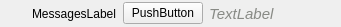
<?xml version="1.0" encoding="UTF-8"?>
<ui version="4.0">
 <class>StatusButtonMessageWidget</class>
 <widget class="QWidget" name="StatusButtonMessageWidget">
  <property name="geometry">
   <rect>
    <x>0</x>
    <y>0</y>
    <width>341</width>
    <height>27</height>
   </rect>
  </property>
  <property name="windowTitle">
   <string>Form</string>
  </property>
  <layout class="QVBoxLayout" name="verticalLayout">
   <property name="leftMargin">
    <number>0</number>
   </property>
   <property name="topMargin">
    <number>0</number>
   </property>
   <property name="rightMargin">
    <number>0</number>
   </property>
   <property name="bottomMargin">
    <number>0</number>
   </property>
   <item>
    <layout class="QHBoxLayout" name="horizontalLayout" stretch="0,0,0,0,0,1">
     <item>
      <spacer name="horizontalSpacer">
       <property name="orientation">
        <enum>Qt::Horizontal</enum>
       </property>
       <property name="sizeType">
        <enum>QSizePolicy::Fixed</enum>
       </property>
       <property name="sizeHint" stdset="0">
        <size>
         <width>10</width>
         <height>1</height>
        </size>
       </property>
      </spacer>
     </item>
     <item>
      <widget class="openfluid::ui::common::StatusIconLabel" name="StatusIconLabel">
       <property name="sizePolicy">
        <sizepolicy hsizetype="Maximum" vsizetype="Maximum">
         <horstretch>16</horstretch>
         <verstretch>16</verstretch>
        </sizepolicy>
       </property>
       <property name="minimumSize">
        <size>
         <width>16</width>
         <height>16</height>
        </size>
       </property>
       <property name="text">
        <string notr="true"/>
       </property>
      </widget>
     </item>
     <item>
      <widget class="QLabel" name="MessageLabel">
       <property name="sizePolicy">
        <sizepolicy hsizetype="Preferred" vsizetype="MinimumExpanding">
         <horstretch>0</horstretch>
         <verstretch>0</verstretch>
        </sizepolicy>
       </property>
       <property name="minimumSize">
        <size>
         <width>0</width>
         <height>0</height>
        </size>
       </property>
       <property name="styleSheet">
        <string notr="true"/>
       </property>
       <property name="text">
        <string notr="true">MessagesLabel</string>
       </property>
       <property name="alignment">
        <set>Qt::AlignLeading|Qt::AlignLeft|Qt::AlignVCenter</set>
       </property>
       <property name="wordWrap">
        <bool>false</bool>
       </property>
      </widget>
     </item>
     <item>
      <widget class="QPushButton" name="FixButton">
       <property name="sizePolicy">
        <sizepolicy hsizetype="MinimumExpanding" vsizetype="Fixed">
         <horstretch>0</horstretch>
         <verstretch>0</verstretch>
        </sizepolicy>
       </property>
       <property name="text">
        <string>PushButton</string>
       </property>
      </widget>
     </item>
     <item>
      <widget class="QLabel" name="HelpLabel">
       <property name="styleSheet">
        <string notr="true">color: rgb(136, 138, 133);
font: italic 11pt;</string>
       </property>
       <property name="text">
        <string>TextLabel</string>
       </property>
      </widget>
     </item>
     <item>
      <spacer name="horizontalSpacer_2">
       <property name="orientation">
        <enum>Qt::Horizontal</enum>
       </property>
       <property name="sizeHint" stdset="0">
        <size>
         <width>40</width>
         <height>20</height>
        </size>
       </property>
      </spacer>
     </item>
    </layout>
   </item>
  </layout>
 </widget>
 <customwidgets>
  <customwidget>
   <class>openfluid::ui::common::StatusIconLabel</class>
   <extends>QLabel</extends>
   <header location="global">openfluid/ui/common/StatusIconLabel.hpp</header>
  </customwidget>
 </customwidgets>
 <resources/>
 <connections/>
</ui>
